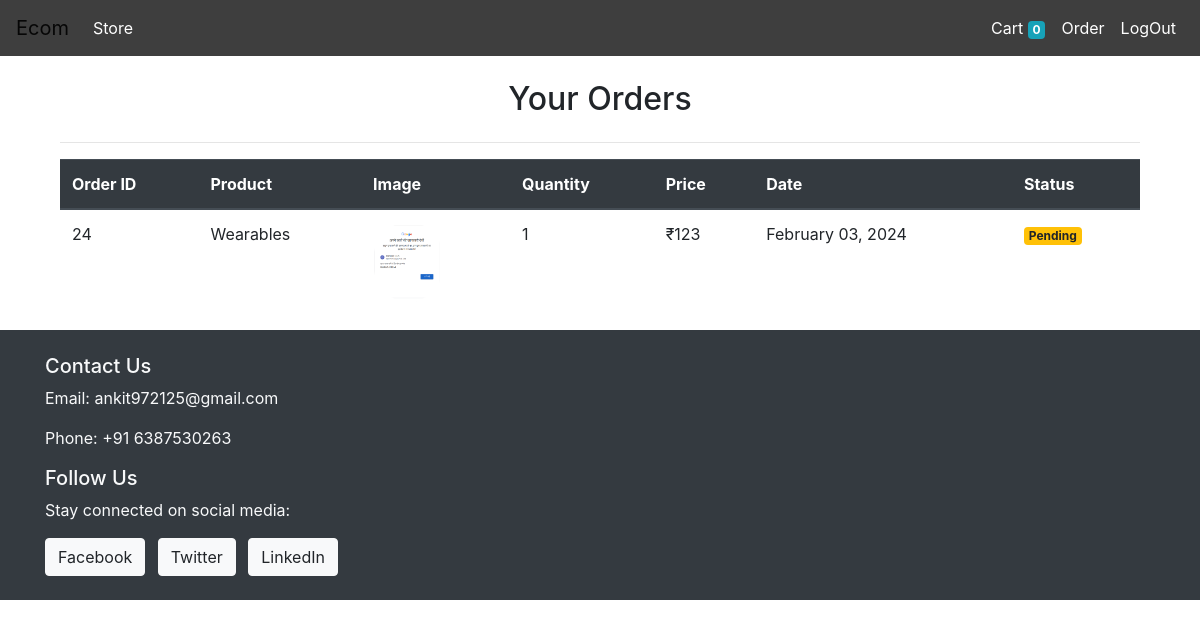
The page /orders/ (signed in) on the database its author committed.
### store/models.py (models this page shows, shortened)
class Order(models.Model):
    product = models.ForeignKey(Product, on_delete =models.CASCADE)
    customer = models.ForeignKey(Customer ,on_delete=models.CASCADE)
    quantity = models.IntegerField(default = 1)
    price = models.IntegerField(default = 0)
    address = models.TextField(default = "")
    phone = models.CharField( max_length=50)
    date = models.DateField(default = datetime.datetime.today)
    status = models.BooleanField(default = False)

class Product(models.Model):
    Name = models.CharField( max_length=50)
    Price = models.IntegerField(default=0)
    Description = models.CharField( max_length=250)
    category = models.ForeignKey(Category, on_delete=models.CASCADE ,default=1)
    img = models.ImageField( upload_to='./media/prod/', height_field=None, width_field=None, max_length=None)

### store/auth.py (the view)
    def middleware(request):
        if not request.session.get('customer'):
            return redirect('login')
        response = get_response(request)
        return response

### store/auth.py (called while the page is built)
def authMiddleware(get_response):
    def middleware(request):
        if not request.session.get('customer'):
            return redirect('login')
        response = get_response(request)
        return response
    return middleware

### store/templatetags/cart.py (called while the page is built)
@register.filter(name='currency')
def currency(num):
    return "₹"+str(num)

### store/views.py (called while the page is built)
    def get(self,request):
        customer = request.session.get('customer')
        orders = Order.objects.filter(customer=customer).order_by('date')
        return render(request, 'Store/orders.html', {'orders': orders})

### templates/Store/orders.html
{% extends "./base.html" %} {% block content %}{% load cart %}
<div class="container mt-4">
    <h2 class="text-center mb-4">Your Orders</h2>
    <hr> {% if orders %}
    <div class="table-responsive">
        <table class="table table-hover">
            <thead class="thead-dark">
                <tr>
                    <th scope="col">Order ID</th>
                    <th scope="col">Product</th>
                    <th scope="col">Image</th>
                    <th scope="col">Quantity</th>
                    <th scope="col">Price</th>
                    <th scope="col">Date</th>
                    <th scope="col">Status</th>
                </tr>
            </thead>
            <tbody>
                {% for order in orders %}
                <tr>
                    <td>{{ order.id }}</td>
                    <td>{{ order.product.Name }}</td>
                    <td><img style="height: 80px;" class="rounded-circle" src="{{ order.product.img.url }}" alt=""></td>
                    <td>{{ order.quantity }}</td>
                    <td>{{ order.price|currency }}</td>
                    <td>{{ order.date|date:"F d, Y" }}</td>
                    <td>
                        {% if order.status %}
                        <span class="badge badge-success">Completed</span> {% else %}
                        <span class="badge badge-warning">Pending</span> {% endif %}
                    </td>
                </tr>
                {% endfor %}
            </tbody>
        </table>
    </div>
    {% else %}
    <div class="text-center">
        <p>No orders available.</p>
    </div>
    {% endif %}
</div>
{% endblock %}

### rows shown on the page
Order: id "24", product.Name "Wearables", product.img (picture), quantity "1", price "₹123", date "February 03, 2024", status "Pending"

### other values the page prints
{{ request.session.cart.keys|length }} "0"
